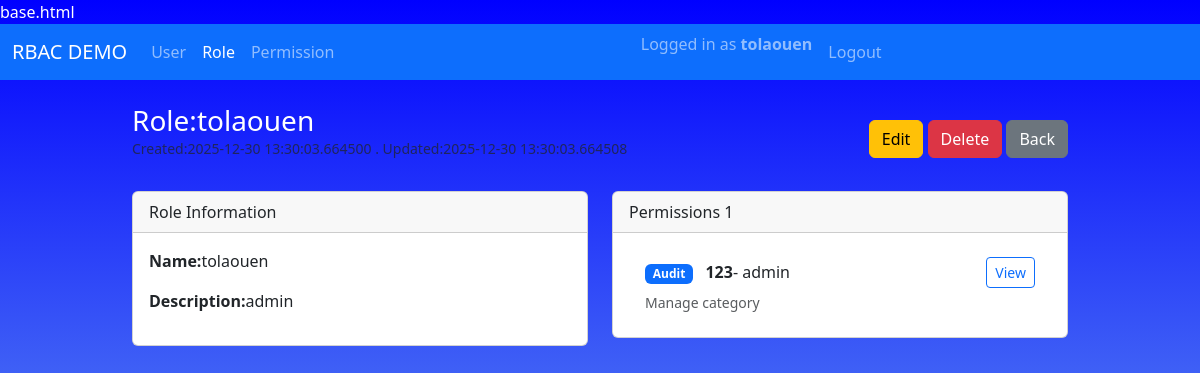
/roles/1 (signed in), run on the app's committed database.
### app/models/user.py (models this page shows, shortened)
class User(UserMixin, db.Model):
    __tablename__ = "users"
    id = db.Column(db.Integer, primary_key=True)
    username = db.Column(db.String(80), unique=True, nullable=False)
    email = db.Column(db.String(120), unique=True, nullable=False)
    full_name = db.Column(db.String(120), nullable=False)
    is_active = db.Column(db.Boolean, default=True, nullable=False)
    password_hash = db.Column(db.String(120), nullable=False)
    created_at = db.Column(db.DateTime, default=datetime.utcnow, nullable=False)
    updated_at = db.Column(db.DateTime, default=datetime.utcnow, onupdate=datetime.utcnow, nullable=False)
    roles = db.relationship("Role", secondary=user_roles, back_populates="users")

### app/models/role.py (models this page shows, shortened)
class Role(db.Model):
    __tablename__ = "roles"
    id = db.Column(db.Integer, primary_key=True)
    name = db.Column(db.String(80), unique=True, nullable=False)
    description = db.Column(db.String(255))
    created_at = db.Column(db.DateTime, default=datetime.utcnow, nullable=False)
    updated_at = db.Column(db.DateTime, default=datetime.utcnow, onupdate=datetime.utcnow, nullable=False)
    users = db.relationship("User", secondary=user_roles, back_populates="roles")
    permissions = db.relationship("Permission", secondary=role_permissions, back_populates="roles")

### app/models/permission.py (models this page shows, shortened)
class Permission(db.Model):
    __tablename__ = "permissions"
    id = db.Column(db.Integer, primary_key=True)
    code = db.Column(db.String(64), unique=True, nullable=False, index=True)
    name = db.Column(db.String(120), unique=True, nullable=False, index=True)
    description = db.Column(db.String(255))
    module = db.Column(db.String(80), nullable=False, default="General")
    created_at = db.Column(db.DateTime, default=datetime.utcnow, nullable=False)
    updated_at = db.Column(db.DateTime, default=datetime.utcnow, onupdate=datetime.utcnow, nullable=False)
    roles = db.relationship("Role", secondary=role_permissions, back_populates="permissions")

### app/routes/role.py (the view)
@role_bp.route("/<int:role_id>")
@login_required
def detail(role_id:int):
    role = ServiceRole.get_role_id(role_id)
    if role is None:
        abort(404)
    return render_template("roles/detail.html", role=role)

### app/services/role.py (called while the page is built)
    @staticmethod
    def get_role_id(role_id: int) -> Optional[Role]:
        return Role.query.get(role_id)

### app/templates/roles/detail.html (shortened to what this page needs)
{% extends "layouts/base.html" %}
{% block content %}
<div class="d-flex justify-content-between align-items-center mb-3">
    <div>
        <h1 class="h3 mb-0">Role:{{ role.name }}</h1>
        <p class="text-muted small">
            Created:{{ role.created_at}} . Updated:{{ role.updated_at }}
        </p>
    </div>
    <div class="text-end">
        <a href="{{ url_for('roles.edit', role_id=role.id) }}" class="btn btn-warning">
            Edit
        </a>
        <a href="{{ url_for('roles.delete_confirm', role_id=role.id)}}" class="btn btn-danger">
            Delete
        </a>
         <a href="{{ url_for('roles.index')}}" class="btn btn-secondary">
            Back
         </a>
    </div>
</div>
<div class="row">
     <div class="col-lg-6 mb-3">
        <div class="card">
            <div class="card-header">
                Role Information
            </div>
            <div class="card-body">
                <p><strong>Name:</strong>{{ role.name }}</p>
                <p><strong>Description:</strong>{{ role.description or "-" }}</p>
            </div>
        </div>
     </div>
      <div class="col-lg-6 mb-3">
        <div class="card">
            <div class="card-header">
                Permissions {{ role.permissions|length}}
            </div>
            <div class="card-body">
                {% if role.permissions %}
                <ul class="list-group list-group-flush">
                    {% for perm in role.permissions %}
                    <li class="list-group-item">
                        <div class="d-flex justify-content-between align-items-center">
                            <div>
                                <span class="badge bg-primary me-2">{{ perm.module }}</span>
                                <strong>{{ perm.code}}</strong>- {{ perm.name}}
                            </div>
                            <a href="{{ url_for('permissions.detail', permission_id=perm.id)}}" class="btn btn-sm btn-outline-primary">
                                View
                            </a>
                        </div>
                        {% if perm.description %}
                        <div class="small text-muted mt-1">
                            {{ perm.description }}
                        </div>
                        {% endif %}
                    </li>
                    {% endfor %}
                </ul>
                {% else %}
                <p class="text-muted small mt-0">This role has no permission yet.</p>
                {% endif %}
            </div>
        </div>
      </div>
</div>
{% endblock %}

### app/templates/layouts/base.html (shortened to what this page needs)
<!doctype html>
<html lang="en">
<head>
    <link href="https://cdn.jsdelivr.net/npm/bootstrap@5.3.3/dist/css/bootstrap.min.css" rel="stylesheet" />
    <link rel="stylesheet" href="{{ url_for('static', filename='css/style.css') }}" />
</head>
<body>
    <nav class="navbar navbar-expand-lg navbar-dark bg-primary mb-4">
        <div class="container-fluid">
            <a class="navbar-brand" href="#">RBAC DEMO</a>
            <div class="collapse navbar-collapse" id="navbarMain">
                <ul class="navbar-nav me-auto mb-2 mb-lg-0">
                    <li class="nav-item">
                        <a class="nav-link {% if request.blueprint == 'users' %}active{% endif %}"
                           href="{{ url_for('users.index') }}"
                        >
                            User
                        </a>
                    </li>
                    <li class="nav-item">
                        <a class="nav-link {% if request.blueprint == 'roles' %}active{% endif %}"
                           href="{{ url_for('roles.index') }}"
                        >
                            Role
                        </a>
                    </li>
                    <li class="nav-item">
                        <a class="nav-link {% if request.blueprint == 'permissions' %}active{% endif %}"
                           href="{{ url_for('permissions.index') }}"
                        >
                            Permission
                        </a>
                    </li>
                </ul>
                 <ul class="navbar-nav me-auto mb-2 mb-lg-0">
                    {% if current_user.is_authenticated %}
                    <li class="nav-item">
                        <span class="navbar-text me-2">
                            Logged in as <strong>{{ current_user.username }}</strong>
                        </span>
                    </li>
                    <li class="nav-item">
                        <a  class="nav-link" href="{{ url_for('auth.logout')}}">Logout</a>
                    </li>
                    {% else %}
                    <li class="nav-item">
                        <a class="nav-link" href="{{ url_for('auth.login') }}">Login</a>
                    </li>
                    {% endif %}
                 </ul>
            </div>
        </div>
    </nav>
    <main class="container">
        {% block content %}{% endblock %}
    </main>
</body>
</html>

### app/static/css/style.css (style rules this page uses)
body { background: linear-gradient(blue, skyblue); color: white; }
main.container { max-width: 960px; }

### data on the page
User: username "tolaouen"
Role: name "tolaouen", created_at "2025-12-30 13:30:03.664500", updated_at "2025-12-30 13:30:03.664508", description "admin"
Permission: module "Audit", code "123", name "admin", description "Manage category"

### other printed values
{{ role.permissions|length }} "1"
